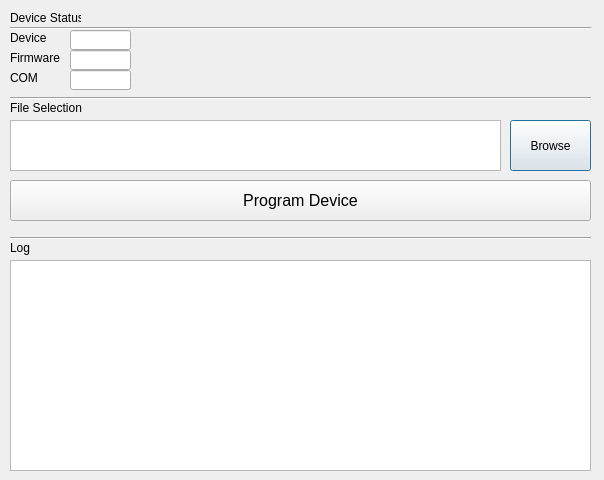
<?xml version="1.0" encoding="UTF-8"?>
<ui version="4.0">
 <class>Dialog</class>
 <widget class="QDialog" name="Dialog">
  <property name="geometry">
   <rect>
    <x>0</x>
    <y>0</y>
    <width>604</width>
    <height>480</height>
   </rect>
  </property>
  <property name="windowTitle">
   <string>Dialog</string>
  </property>
  <property name="autoFillBackground">
   <bool>false</bool>
  </property>
  <property name="styleSheet">
   <string notr="true"/>
  </property>
  <widget class="QLabel" name="bootloader_result_2">
   <property name="geometry">
    <rect>
     <x>350</x>
     <y>230</y>
     <width>111</width>
     <height>16</height>
    </rect>
   </property>
   <property name="text">
    <string/>
   </property>
  </widget>
  <widget class="QPushButton" name="browseButton">
   <property name="geometry">
    <rect>
     <x>510</x>
     <y>120</y>
     <width>81</width>
     <height>51</height>
    </rect>
   </property>
   <property name="text">
    <string>Browse</string>
   </property>
  </widget>
  <widget class="QLabel" name="label_65">
   <property name="geometry">
    <rect>
     <x>10</x>
     <y>100</y>
     <width>111</width>
     <height>16</height>
    </rect>
   </property>
   <property name="text">
    <string>File Selection </string>
   </property>
  </widget>
  <widget class="QPushButton" name="programButton">
   <property name="geometry">
    <rect>
     <x>10</x>
     <y>180</y>
     <width>581</width>
     <height>41</height>
    </rect>
   </property>
   <property name="font">
    <font>
     <pointsize>12</pointsize>
    </font>
   </property>
   <property name="text">
    <string>Program Device</string>
   </property>
  </widget>
  <widget class="QTextBrowser" name="log">
   <property name="geometry">
    <rect>
     <x>10</x>
     <y>260</y>
     <width>581</width>
     <height>211</height>
    </rect>
   </property>
  </widget>
  <widget class="QLabel" name="label_69">
   <property name="geometry">
    <rect>
     <x>10</x>
     <y>240</y>
     <width>91</width>
     <height>16</height>
    </rect>
   </property>
   <property name="text">
    <string>Log</string>
   </property>
  </widget>
  <widget class="QLabel" name="label_66">
   <property name="geometry">
    <rect>
     <x>10</x>
     <y>70</y>
     <width>51</width>
     <height>16</height>
    </rect>
   </property>
   <property name="text">
    <string>COM</string>
   </property>
  </widget>
  <widget class="QLineEdit" name="com_port">
   <property name="enabled">
    <bool>true</bool>
   </property>
   <property name="geometry">
    <rect>
     <x>70</x>
     <y>70</y>
     <width>61</width>
     <height>20</height>
    </rect>
   </property>
   <property name="readOnly">
    <bool>true</bool>
   </property>
  </widget>
  <widget class="QLabel" name="label_64">
   <property name="geometry">
    <rect>
     <x>10</x>
     <y>30</y>
     <width>51</width>
     <height>16</height>
    </rect>
   </property>
   <property name="text">
    <string>Device</string>
   </property>
  </widget>
  <widget class="QLabel" name="label_67">
   <property name="geometry">
    <rect>
     <x>10</x>
     <y>50</y>
     <width>91</width>
     <height>16</height>
    </rect>
   </property>
   <property name="text">
    <string>Firmware</string>
   </property>
  </widget>
  <widget class="QLineEdit" name="firmware">
   <property name="enabled">
    <bool>true</bool>
   </property>
   <property name="geometry">
    <rect>
     <x>70</x>
     <y>50</y>
     <width>61</width>
     <height>20</height>
    </rect>
   </property>
   <property name="readOnly">
    <bool>true</bool>
   </property>
  </widget>
  <widget class="QLineEdit" name="device_name">
   <property name="enabled">
    <bool>true</bool>
   </property>
   <property name="geometry">
    <rect>
     <x>70</x>
     <y>30</y>
     <width>61</width>
     <height>20</height>
    </rect>
   </property>
   <property name="readOnly">
    <bool>true</bool>
   </property>
  </widget>
  <widget class="Line" name="line_2">
   <property name="geometry">
    <rect>
     <x>10</x>
     <y>90</y>
     <width>581</width>
     <height>16</height>
    </rect>
   </property>
   <property name="orientation">
    <enum>Qt::Horizontal</enum>
   </property>
  </widget>
  <widget class="QTextBrowser" name="file_selection">
   <property name="geometry">
    <rect>
     <x>10</x>
     <y>120</y>
     <width>491</width>
     <height>51</height>
    </rect>
   </property>
  </widget>
  <widget class="Line" name="line_3">
   <property name="geometry">
    <rect>
     <x>10</x>
     <y>20</y>
     <width>581</width>
     <height>16</height>
    </rect>
   </property>
   <property name="orientation">
    <enum>Qt::Horizontal</enum>
   </property>
  </widget>
  <widget class="Line" name="line_4">
   <property name="geometry">
    <rect>
     <x>10</x>
     <y>230</y>
     <width>581</width>
     <height>16</height>
    </rect>
   </property>
   <property name="orientation">
    <enum>Qt::Horizontal</enum>
   </property>
  </widget>
  <widget class="QLabel" name="label_68">
   <property name="geometry">
    <rect>
     <x>10</x>
     <y>10</y>
     <width>71</width>
     <height>16</height>
    </rect>
   </property>
   <property name="text">
    <string>Device Status</string>
   </property>
  </widget>
 </widget>
 <resources/>
 <connections/>
 <slots>
  <slot>enter_pcb_serial_number()</slot>
  <slot>next_pcb_clicked()</slot>
  <slot>run_clicked()</slot>
 </slots>
</ui>
